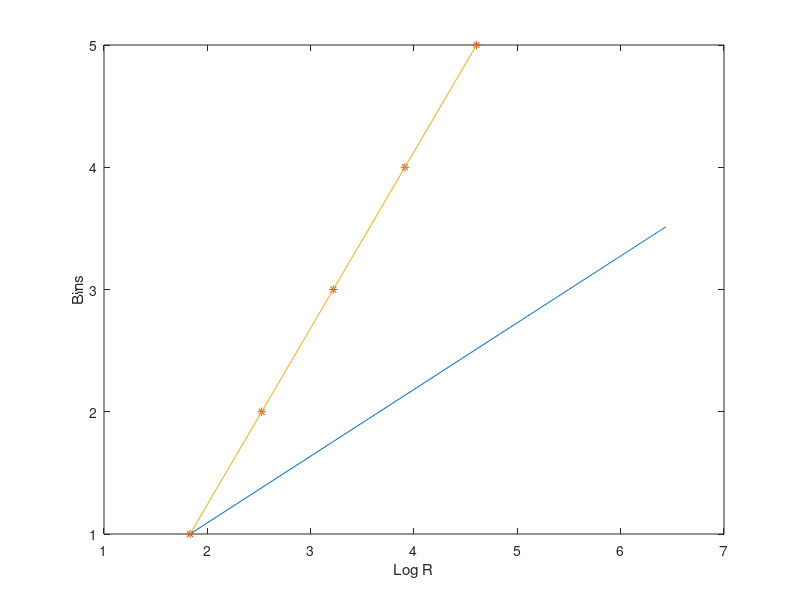

Recreate this plot in MATLAB.
clc;
clear;
close all;
r = 100;
test1= 1:5;
test2=[r/16 r/8 r/4 r/2 r];
o= 1:r;
x = 1:r;
x=((log(x))+log(test2(1)));
y= (x./log(test2(1)));

plot(x,y);
hold;
plot(log(test2),test1,'*');
xlabel('Log R');
ylabel('Bins');

plot(log(test2),test1);